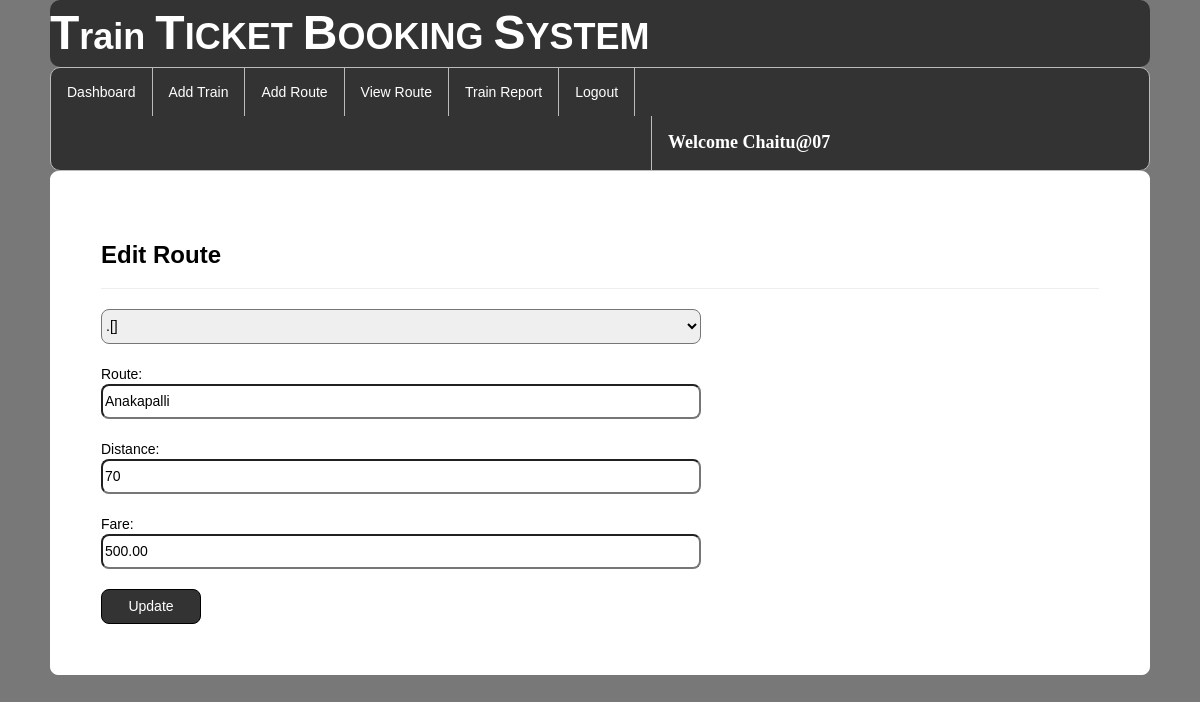
The page /editroute/3/ (signed in) on the database its author committed.
### railway/models.py (models this page shows, shortened)
class Add_route(models.Model):
    train = models.ForeignKey(Add_Train, on_delete=models.CASCADE)
    route = models.CharField(max_length=100,default='Unknown Route')
    fare = models.DecimalField(max_digits=10, decimal_places=2,default=0.00)
    seats = models.IntegerField(default=0)
    distance = models.IntegerField(default=0)

### railway/views.py (the view, shortened to what this page needs)
# urls.py: path('editroute/<int:pid>/', Edit_route, name="editroute"),
def Edit_route(request,pid):
    if not request.user.is_authenticated:
        return redirect('login')
    error = False
    data = Add_route.objects.get(id=pid)
    data2 = Add_route.objects.all()
    d={"data":data,"data2":data2,"error":error}
    return render(request,'editroute.html',d)

### templates/editroute.html (shortened to what this page needs)
{% extends 'navigation3.html' %}
{% load static %}
{% block b %}
<div style="color:Black;border:1px solid white;border-radius:8px;background-color:white;padding:50px">
        <h3><strong>Edit Route</strong></h3><hr>
    <form method="post" action="">
        <select name="bus" style="border-radius:8px;width:600px;height:35px;">
            {% for i in data2 %}
            {% if i.id == data.train.id %}
            <option value="{{i.id}}" selected>{{i.trainname}}.[{{i.train_no}}]</option>
            {% else %}
            <option value="{{i.id}}">{{i.trainname}}.[{{i.train_no}}]</option>
        {% endif %}
            {% endfor  %}
        </select><br><br>
        Route:<br><input type="text" placeholder="Enter Route" name="route" value="{{data.route}}" style="border-radius:8px;width:600px;height:35px;"><br><br>
        Distance:<br><input type="number" placeholder="Enter Distance" name="dis" value="{{data.distance}}" style="border-radius:8px;width:600px;height:35px;"><br><br>
        Fare:<br><input type="number" placeholder="Enter fare" name="fare" value="{{data.fare}}" style="border-radius:8px;width:600px;height:35px;"><br><br>
        <input type="submit" value="Update" style="color:white;border-radius:8px;width:100px;height:35px;background-color:#333;border:1px solid black">
    </form>
    </div>
{% endblock %}

### templates/navigation3.html (shortened to what this page needs)
{% extends 'head.html' %}
{% load static %}
{% block body %}
<link rel = stylesheet href = "//cdn.datatables.net/1.10.19/css/jquery.dataTables.min.css">
<ul class="id2">
  <li id="id1"><a href="{% url 'admindashboard' %}">Dashboard</a></li>
  <li id="id1"><a href="{% url 'add_train' %}">Add Train</a></li>
  <li id="id1"><a href="{% url 'add_route' %}">Add Route</a></li>
  <li id="id1"><a href="{% url 'availableroute' %}">View Route</a></li>
  <li id="id1"><a href="{% url 'view_train'%}">Train Report</a></li>
  <li id="id1"><a href="{% url 'log_out' %}">Logout</a></li>
      <li id="id2" style="margin-left:600px"><a href="" style="color:white"><strong style="font-size:18px;font-family:cursive">Welcome {{request.user.username}}</strong></a></li>
</ul>
{% block b %}
{% endblock %}
{% endblock %}

### templates/navigation3.html (style rules this page uses)
.id2 { list-style-type: none; margin: 0; padding: 0; overflow: hidden; background-color: #333; border-radius:10px; border:1px solid #bbb; }
#id1 { float: left; border-right:1px solid #bbb; }
#id2 { float: left; border-left:1px solid #bbb; }
li:last-child { border-right: none; }
li a { display: block; color: white; text-align: center; padding: 14px 16px; text-decoration: none; }
body { font-family: Arial, Helvetica, sans-serif; }

### rows shown on the page
Add_route: route "Anakapalli", dis "70", fare "500.00"

### other values the page prints
{{ request.user.username }} "Chaitu@07"
